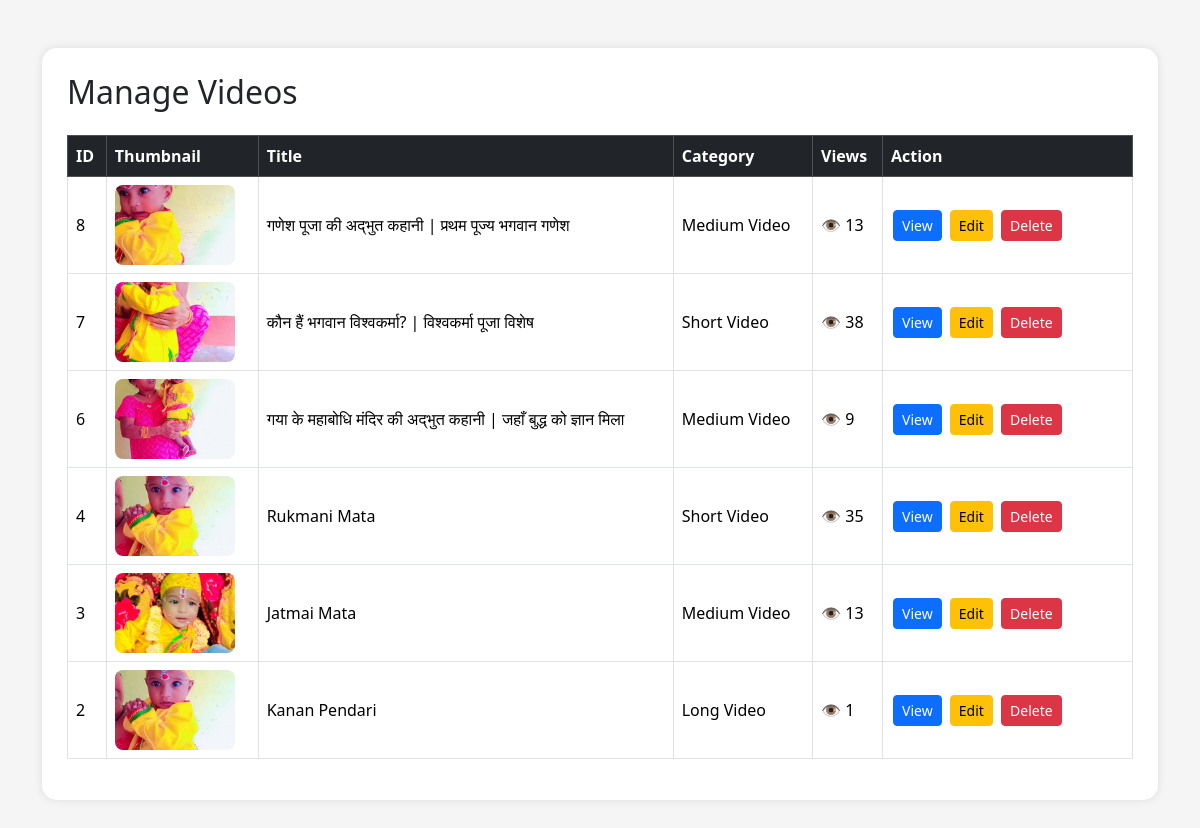
The app's page /admin/manage-videos.php (signed in) with its own data.
### tables this page shows
CREATE TABLE `videos` (
  `id` int NOT NULL,
  `title` varchar(255) DEFAULT NULL,
  `tagline` varchar(255) DEFAULT NULL,
  `story` text,
  `youtube_link` text,
  `thumbnail` varchar(255) DEFAULT NULL,
  `category` varchar(100) DEFAULT NULL,
  `views` int DEFAULT '0',
  `created_at` timestamp NULL DEFAULT CURRENT_TIMESTAMP,
  `slug` varchar(255) DEFAULT NULL,
  `status` enum('draft','published') DEFAULT 'published',
  `is_featured` tinyint(1) DEFAULT '0'
);

### admin/manage-videos.php (the view, shortened to what this page needs)
<?php
include '../includes/config.php';
?>
<!DOCTYPE html>
<html>
<head>
<link href="https://cdn.jsdelivr.net/npm/bootstrap@5.3.3/dist/css/bootstrap.min.css"
rel="stylesheet">
</head>
<body>
<div class="container mt-5 mb-5">
<div class="table-box">
<h2 class="mb-4">
Manage Videos
</h2>
<table class="table table-bordered table-hover align-middle">
<tr class="table-dark">
<th>ID</th>
<th>Thumbnail</th>
<th>Title</th>
<th>Category</th>
<th>Views</th>
<th width="250">
Action
</th>
</tr>
<?php
$query = mysqli_query($conn,
"SELECT * FROM videos
ORDER BY id DESC");
while($row = mysqli_fetch_assoc($query)){
?>
<tr>
<td>
<?php echo $row['id']; ?>
</td>
<td>
<img src="../uploads/<?php
echo $row['thumbnail'];
?>"
class="thumb">
</td>
<td>
<?php echo $row['title']; ?>
</td>
<td>
<?php echo $row['category']; ?>
</td>
<td>
👁 <?php echo $row['views']; ?>
</td>
<td>
<a href="../video.php?id=<?php
echo $row['id'];
?>"
class="btn btn-primary btn-sm action-btn">
View
</a>
<a href="edit-video.php?id=<?php
echo $row['id'];
?>"
class="btn btn-warning btn-sm action-btn">
Edit
</a>
<a href="manage-videos.php?delete=<?php
echo $row['id'];
?>"
class="btn btn-danger btn-sm action-btn"
onclick="return confirm('Delete this video permanently?')">
Delete
</a>
</td>
</tr>
<?php } ?>
</table>
</div>
</div>
</body>
</html>

### admin/manage-videos.php (style rules this page uses)
body { background:#f5f5f5; }
.table-box { background:white; padding:25px; border-radius:15px; box-shadow:0 0 10px rgba(0,0,0,0.1); }
.thumb { width:120px; height:80px; object-fit:cover; border-radius:8px; }
.action-btn { margin:2px; }

### records on screen
videos: id "8", thumbnail (picture), title "गणेश पूजा की अद्भुत कहानी | प्रथम पूज्य भगवान गणेश", category "Medium Video", views "13"
videos: id "7", thumbnail (picture), title "कौन हैं भगवान विश्वकर्मा? | विश्वकर्मा पूजा विशेष", category "Short Video", views "38"
videos: id "6", thumbnail (picture), title "गया के महाबोधि मंदिर की अद्भुत कहानी | जहाँ बुद्ध को ज्ञान मिला", category "Medium Video", views "9"
videos: id "4", thumbnail (picture), title "Rukmani Mata", category "Short Video", views "35"
videos: id "3", thumbnail (picture), title "Jatmai Mata", category "Medium Video", views "13"
videos: id "2", thumbnail (picture), title "Kanan Pendari", category "Long Video", views "1"
